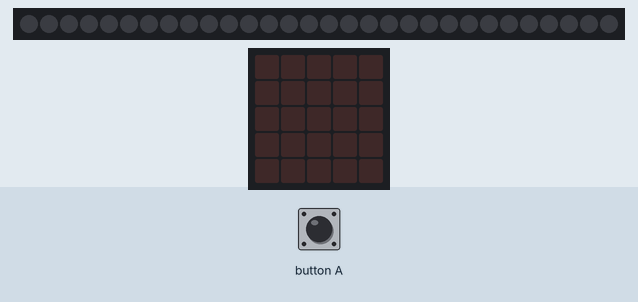
This program was run on a simulated Calliope mini (MakeCode). Parts: 30 RGB LEDs in strip order, left to right, the board's 5×5 LED display. The test bench sets the inputs (shaded band). Dim RGB values are drawn brighter than linear.

Above: at 1.2 s.
1.3 s: button A pressed for 0.15 s
At 2.6 s:
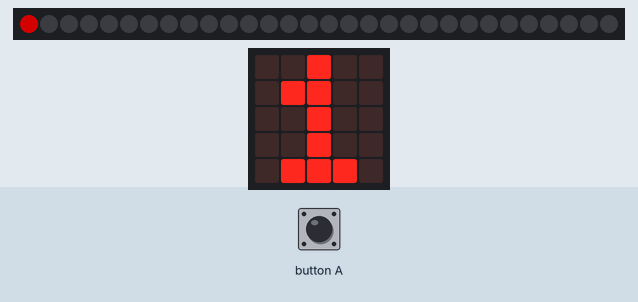
2.9 s: button A pressed for 0.15 s
At 4.1 s:
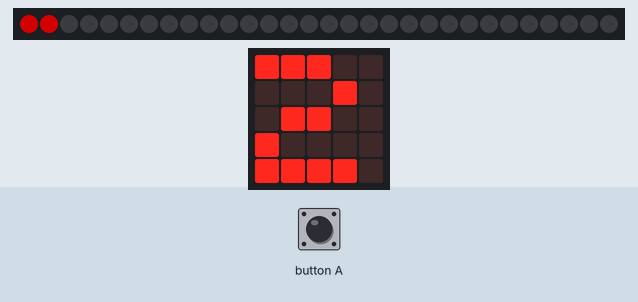
4.5 s: button A pressed for 0.15 s
At 5.3 s:
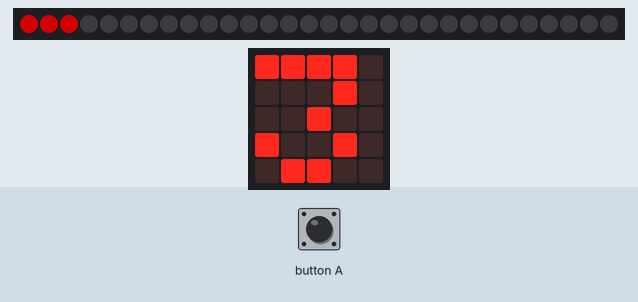
Timing chart, 0 to 7.5 s (numbered marks = the images above; inputs shaded):
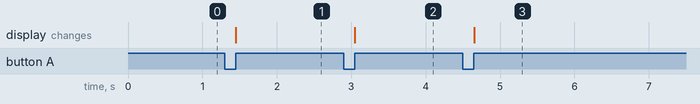

The program:

main.ts
```typescript
input.onButtonEvent(Button.A, input.buttonEventClick(), function () {
    strip.setPixelColor(counter, neopixel.colors(NeoPixelColors.Red))
    strip.show()
    counter += 1
    basic.showNumber(counter)
})
let strip: neopixel.Strip = null
let counter = 0
counter = 0
strip = neopixel.create(DigitalPin.P1, 30, NeoPixelMode.RGB)
basic.forever(function () {

})
```

test.ts
```typescript
// Hier kann man Tests durchführen; diese Datei wird nicht kompiliert, wenn dieses Paket als Erweiterung verwendet wird.
```

Measured:
- after the input at 1.3 s, the display: changes after 0.15 s (image 1)
- after the input at 2.9 s, the display: changes after 0.15 s (image 2)
- after the input at 4.5 s, the display: changes after 0.15 s (image 3)
